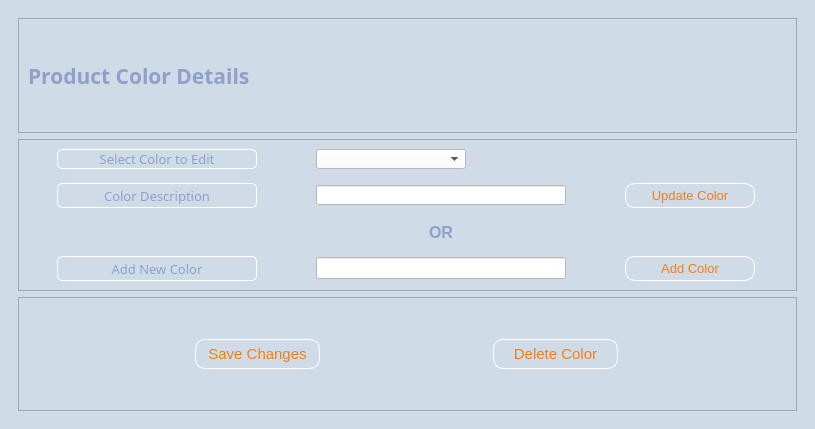
<?xml version="1.0" encoding="UTF-8"?>
<ui version="4.0">
 <class>ProductColorDetail</class>
 <widget class="QMainWindow" name="ProductColorDetail">
  <property name="geometry">
   <rect>
    <x>0</x>
    <y>0</y>
    <width>815</width>
    <height>429</height>
   </rect>
  </property>
  <property name="windowTitle">
   <string>Product Color Details</string>
  </property>
  <property name="styleSheet">
   <string notr="true">background-color:#D0DBE8</string>
  </property>
  <widget class="QWidget" name="centralwidget">
   <layout class="QVBoxLayout" name="verticalLayout">
    <item>
     <widget class="QScrollArea" name="scrollArea">
      <property name="styleSheet">
       <string notr="true">QLineEdit{background-color:white;}
QPushButton{border:1px solid white; border-radius:10px;}
QLabel{color: #8FA0C9;}
QComboBox{background-color:white;}
QScrollBar{background: black;}
</string>
      </property>
      <property name="frameShape">
       <enum>QFrame::NoFrame</enum>
      </property>
      <property name="widgetResizable">
       <bool>true</bool>
      </property>
      <widget class="QWidget" name="scrollAreaWidgetContents">
       <property name="geometry">
        <rect>
         <x>0</x>
         <y>0</y>
         <width>793</width>
         <height>407</height>
        </rect>
       </property>
       <layout class="QVBoxLayout" name="verticalLayout_2">
        <item>
         <widget class="QFrame" name="frame">
          <property name="styleSheet">
           <string notr="true"/>
          </property>
          <property name="frameShape">
           <enum>QFrame::StyledPanel</enum>
          </property>
          <property name="frameShadow">
           <enum>QFrame::Raised</enum>
          </property>
          <layout class="QHBoxLayout" name="horizontalLayout_2">
           <item>
            <widget class="QLabel" name="Form_Name">
             <property name="font">
              <font>
               <family>Montserrat</family>
               <pointsize>16</pointsize>
               <weight>75</weight>
               <bold>true</bold>
              </font>
             </property>
             <property name="styleSheet">
              <string notr="true">color:#8FA0C9</string>
             </property>
             <property name="text">
              <string>Product Color Details</string>
             </property>
             <property name="alignment">
              <set>Qt::AlignLeading|Qt::AlignLeft|Qt::AlignVCenter</set>
             </property>
            </widget>
           </item>
           <item>
            <widget class="QLabel" name="Hallywell_Linen_Company">
             <property name="maximumSize">
              <size>
               <width>437</width>
               <height>133</height>
              </size>
             </property>
             <property name="text">
              <string/>
             </property>
             <property name="pixmap">
              <pixmap>../../PycharmProjects/CIS-3365/Hallywell CRMS v1/Hallywell_Linen_Company.png</pixmap>
             </property>
             <property name="scaledContents">
              <bool>true</bool>
             </property>
            </widget>
           </item>
          </layout>
         </widget>
        </item>
        <item>
         <widget class="QFrame" name="frame_2">
          <property name="styleSheet">
           <string notr="true">QLineEdit{background-color:white;}
QComboBox{background-color:white;}
QLabel{color:#8FA0C9;}
QDoubleSpinBox{background-color:white;}
QPlainTextEdit{background-color:white;}
QLabel{border-radius:5px;border: 1px solid white;}
QPushButton{color:#F27E14;}
QPushButton::hover{border: solid black; background-color:white;}</string>
          </property>
          <property name="frameShape">
           <enum>QFrame::StyledPanel</enum>
          </property>
          <property name="frameShadow">
           <enum>QFrame::Raised</enum>
          </property>
          <layout class="QGridLayout" name="gridLayout">
           <property name="horizontalSpacing">
            <number>30</number>
           </property>
           <property name="verticalSpacing">
            <number>14</number>
           </property>
           <item row="2" column="1">
            <widget class="QLabel" name="label_2">
             <property name="minimumSize">
              <size>
               <width>0</width>
               <height>20</height>
              </size>
             </property>
             <property name="maximumSize">
              <size>
               <width>16777215</width>
               <height>20</height>
              </size>
             </property>
             <property name="font">
              <font>
               <pointsize>12</pointsize>
               <weight>75</weight>
               <bold>true</bold>
              </font>
             </property>
             <property name="styleSheet">
              <string notr="true">border:none;</string>
             </property>
             <property name="text">
              <string>OR</string>
             </property>
             <property name="alignment">
              <set>Qt::AlignCenter</set>
             </property>
            </widget>
           </item>
           <item row="0" column="0">
            <widget class="QLabel" name="label">
             <property name="minimumSize">
              <size>
               <width>200</width>
               <height>0</height>
              </size>
             </property>
             <property name="maximumSize">
              <size>
               <width>200</width>
               <height>16777215</height>
              </size>
             </property>
             <property name="font">
              <font>
               <family>Montserrat Medium</family>
               <pointsize>10</pointsize>
              </font>
             </property>
             <property name="frameShape">
              <enum>QFrame::Panel</enum>
             </property>
             <property name="frameShadow">
              <enum>QFrame::Raised</enum>
             </property>
             <property name="text">
              <string>Select Color to Edit</string>
             </property>
             <property name="alignment">
              <set>Qt::AlignCenter</set>
             </property>
            </widget>
           </item>
           <item row="4" column="2">
            <widget class="QPushButton" name="add_button">
             <property name="minimumSize">
              <size>
               <width>120</width>
               <height>25</height>
              </size>
             </property>
             <property name="maximumSize">
              <size>
               <width>130</width>
               <height>16777215</height>
              </size>
             </property>
             <property name="font">
              <font>
               <pointsize>10</pointsize>
              </font>
             </property>
             <property name="text">
              <string>Add Color</string>
             </property>
            </widget>
           </item>
           <item row="0" column="1">
            <widget class="QComboBox" name="comboBox_select">
             <property name="maximumSize">
              <size>
               <width>150</width>
               <height>20</height>
              </size>
             </property>
            </widget>
           </item>
           <item row="4" column="0">
            <widget class="QLabel" name="label_3">
             <property name="minimumSize">
              <size>
               <width>200</width>
               <height>0</height>
              </size>
             </property>
             <property name="maximumSize">
              <size>
               <width>150</width>
               <height>16777215</height>
              </size>
             </property>
             <property name="font">
              <font>
               <family>Montserrat Medium</family>
               <pointsize>10</pointsize>
              </font>
             </property>
             <property name="text">
              <string>Add New Color</string>
             </property>
             <property name="alignment">
              <set>Qt::AlignCenter</set>
             </property>
            </widget>
           </item>
           <item row="1" column="0">
            <widget class="QLabel" name="label_4">
             <property name="minimumSize">
              <size>
               <width>200</width>
               <height>0</height>
              </size>
             </property>
             <property name="maximumSize">
              <size>
               <width>150</width>
               <height>16777215</height>
              </size>
             </property>
             <property name="font">
              <font>
               <family>Montserrat Medium</family>
               <pointsize>10</pointsize>
              </font>
             </property>
             <property name="frameShape">
              <enum>QFrame::Panel</enum>
             </property>
             <property name="frameShadow">
              <enum>QFrame::Raised</enum>
             </property>
             <property name="text">
              <string>Color Description</string>
             </property>
             <property name="alignment">
              <set>Qt::AlignCenter</set>
             </property>
            </widget>
           </item>
           <item row="1" column="1">
            <widget class="QLineEdit" name="lineEdit_desc">
             <property name="maximumSize">
              <size>
               <width>250</width>
               <height>20</height>
              </size>
             </property>
             <property name="styleSheet">
              <string notr="true"/>
             </property>
            </widget>
           </item>
           <item row="1" column="2">
            <widget class="QPushButton" name="update_button">
             <property name="minimumSize">
              <size>
               <width>120</width>
               <height>25</height>
              </size>
             </property>
             <property name="maximumSize">
              <size>
               <width>130</width>
               <height>16777215</height>
              </size>
             </property>
             <property name="font">
              <font>
               <pointsize>10</pointsize>
              </font>
             </property>
             <property name="text">
              <string>Update Color</string>
             </property>
            </widget>
           </item>
           <item row="4" column="1">
            <widget class="QLineEdit" name="lineEdit_new">
             <property name="maximumSize">
              <size>
               <width>250</width>
               <height>16777215</height>
              </size>
             </property>
            </widget>
           </item>
          </layout>
         </widget>
        </item>
        <item>
         <widget class="QFrame" name="frame_5">
          <property name="styleSheet">
           <string notr="true">QPushButton{color:#F27E14;}
QPushButton::hover{border: solid black; background-color:white;}</string>
          </property>
          <property name="frameShape">
           <enum>QFrame::StyledPanel</enum>
          </property>
          <property name="frameShadow">
           <enum>QFrame::Raised</enum>
          </property>
          <layout class="QHBoxLayout" name="horizontalLayout_4">
           <item>
            <widget class="QPushButton" name="save_Button">
             <property name="minimumSize">
              <size>
               <width>125</width>
               <height>30</height>
              </size>
             </property>
             <property name="maximumSize">
              <size>
               <width>120</width>
               <height>16777215</height>
              </size>
             </property>
             <property name="font">
              <font>
               <pointsize>11</pointsize>
              </font>
             </property>
             <property name="cursor">
              <cursorShape>PointingHandCursor</cursorShape>
             </property>
             <property name="text">
              <string>Save Changes</string>
             </property>
            </widget>
           </item>
           <item>
            <widget class="QPushButton" name="delete_Button">
             <property name="minimumSize">
              <size>
               <width>125</width>
               <height>30</height>
              </size>
             </property>
             <property name="maximumSize">
              <size>
               <width>125</width>
               <height>16777215</height>
              </size>
             </property>
             <property name="font">
              <font>
               <pointsize>11</pointsize>
              </font>
             </property>
             <property name="cursor">
              <cursorShape>PointingHandCursor</cursorShape>
             </property>
             <property name="text">
              <string>Delete Color</string>
             </property>
            </widget>
           </item>
          </layout>
         </widget>
        </item>
       </layout>
      </widget>
     </widget>
    </item>
   </layout>
  </widget>
 </widget>
 <resources/>
 <connections/>
</ui>
